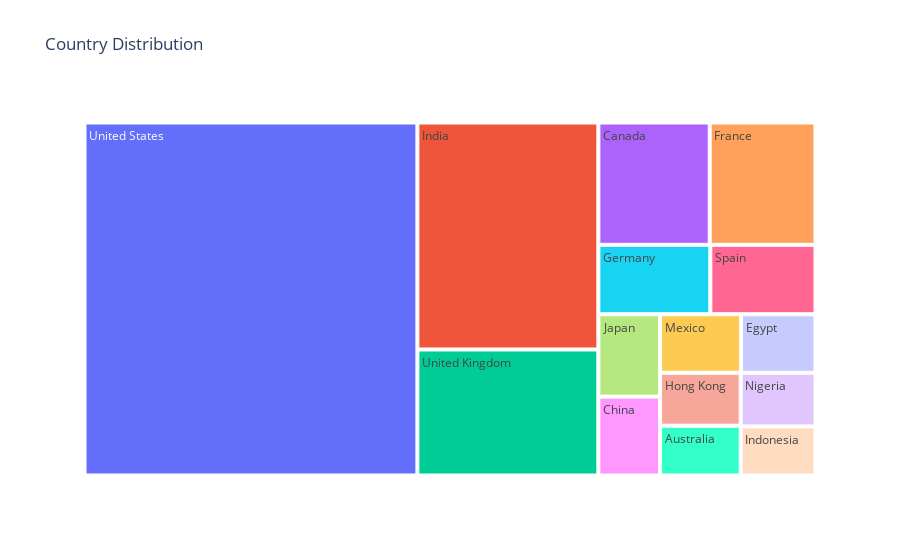

The notebook cell saved with this chart:
### Code cell
top = pd.DataFrame(countries)
top.columns = ['country', 'count']
top = top[~top['country'].isin(('', 'Unknown'))]
fig = px.treemap(top.head(15), 
                  path=['country'],  
                  values='count', 
                  title='')
fig.show()

### Figure 1 — Plotly figure (JSON) as saved in the notebook; plotly's stock layout.template omitted (floating-point values rounded to 4 significant figures)
{"data": [{"branchvalues": "total", "domain": {"x": [0, 1], "y": [0, 1]}, "hovertemplate": "labels=%{label}<br>count=%{value}<br>parent=%{parent}<br>id=%{id}<extra></extra>", "ids": ["Australia", "Canada", "China", "Egypt", "France", "Germany", "Hong Kong", "India", "Indonesia", "Japan", "Mexico", "Nigeria", "Spain", "United Kingdom", "United States"], "labels": ["Australia", "Canada", "China", "Egypt", "France", "Germany", "Hong Kong", "India", "Indonesia", "Japan", "Mexico", "Nigeria", "Spain", "United Kingdom", "United States"], "name": "", "parents": ["", "", "", "", "", "", "", "", "", "", "", "", "", "", ""], "type": "treemap", "values": [94, 319, 114, 102, 303, 182, 100, 962, 86, 119, 111, 94, 171, 534, 2752]}], "layout": {"autosize": true, "legend": {"tracegroupgap": 0}, "title": {"text": "Country Distribution"}}}
